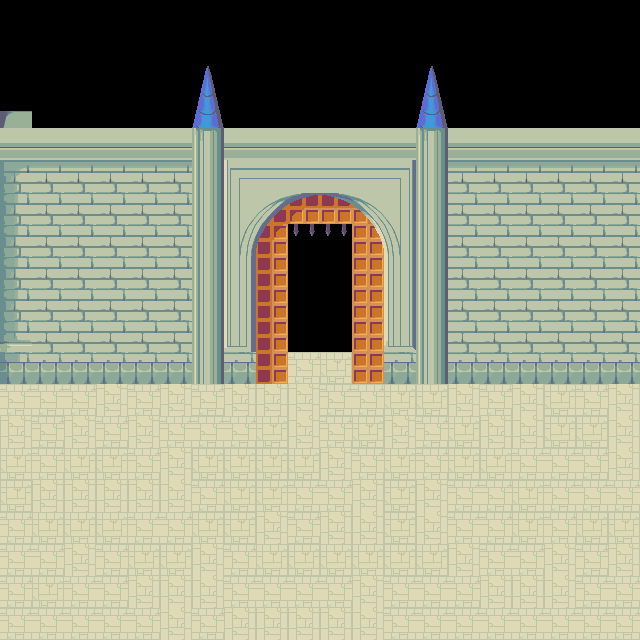

The image is a tile-based game level rendered from a .tmx file. Its description and source (layers, tilesets, objects; grid data summarised) follow:
An orthogonal 20x20 tile map with 32x32 px tiles, 1 tile layer (floor), 4 tilesets and 5 objects (2x guard, player, exit).

<map version="1.0" orientation="orthogonal" width="20" height="20" tilewidth="32" tileheight="32">
 <properties>
  <property name="background_color" value="black" />
 </properties>
 <tileset firstgid="1" name="castle_outside" tilewidth="32" tileheight="32">
  <image source="../img/castle_outside.png" width="544" height="352" />
 </tileset>
 <tileset firstgid="188" name="castlefloors_outside" tilewidth="32" tileheight="32">
  <image source="../img/castlefloors_outside.png" width="128" height="160" />
 </tileset>
 <tileset firstgid="208" name="castlefloors" tilewidth="32" tileheight="32">
  <image source="../img/castlefloors.png" width="320" height="320" />
 </tileset>
 <tileset firstgid="308" name="grass" tilewidth="32" tileheight="32">
  <image source="../img/grass.png" width="96" height="192" />
 </tileset>
 <layer name="floor" width="20" height="20">
  <data>[400 cells, 321 non-empty, 38 distinct tile ids]</data>
 </layer>
 <objectgroup name="objects" width="20" height="20">
  <object name="player" x="305" y="513" width="32" height="32">
   <properties>
    <property name="compose" value="[{&quot;name&quot;:&quot;shadow&quot;,&quot;class&quot;:&quot;game.Shadow&quot;,&quot;image&quot;:&quot;char_shadow&quot;,&quot;spritewidth&quot;:18,&quot;spriteheight&quot;:9},{&quot;name&quot;:&quot;player&quot;},{&quot;name&quot;:&quot;eyes&quot;,&quot;class&quot;:&quot;game.BlinkingEyes&quot;,&quot;image&quot;:&quot;player_eyes&quot;,&quot;spritewidth&quot;:17,&quot;spriteheight&quot;:6,&quot;offsetx&quot;:6,&quot;offsety&quot;:18}]" />
    <property name="image" value="player" />
    <property name="spriteheight" value="36" />
    <property name="spritewidth" value="31" />
   </properties>
  </object>
  <object name="exit" x="292" y="314" width="56" height="51">
   <properties>
    <property name="dir" value="up" />
    <property name="fade" value="black" />
    <property name="to" value="castle_hallway" />
   </properties>
  </object>
  <object name="guard" x="221" y="391" width="32" height="32">
   <properties>
    <property name="compose" value="[{&quot;name&quot;:&quot;shadow&quot;,&quot;class&quot;:&quot;game.Shadow&quot;,&quot;image&quot;:&quot;char_shadow&quot;,&quot;spritewidth&quot;:18,&quot;spriteheight&quot;:9},{&quot;name&quot;:&quot;guard&quot;}]" />
    <property name="image" value="armor_male_green" />
    <property name="mass" value="Infinity" />
    <property name="npc_standing" value="true" />
    <property name="spriteheight" value="34" />
    <property name="spritewidth" value="29" />
   </properties>
  </object>
  <object name="guard" x="386" y="392" width="32" height="32">
   <properties>
    <property name="compose" value="[{&quot;name&quot;:&quot;shadow&quot;,&quot;class&quot;:&quot;game.Shadow&quot;,&quot;image&quot;:&quot;char_shadow&quot;,&quot;spritewidth&quot;:18,&quot;spriteheight&quot;:9},{&quot;name&quot;:&quot;guard&quot;}]" />
    <property name="image" value="armor_male_green" />
    <property name="mass" value="Infinity" />
    <property name="npc_standing" value="true" />
    <property name="spriteheight" value="34" />
    <property name="spritewidth" value="29" />
   </properties>
  </object>
 </objectgroup>
 <objectgroup name="collision" width="20" height="20">
  <object x="3" y="637">
   <polyline points="0,0 0,-251 287,-251 286,-348 349,-348 349,-251 635,-251 635,2 1,1" />
  </object>
 </objectgroup>
</map>
